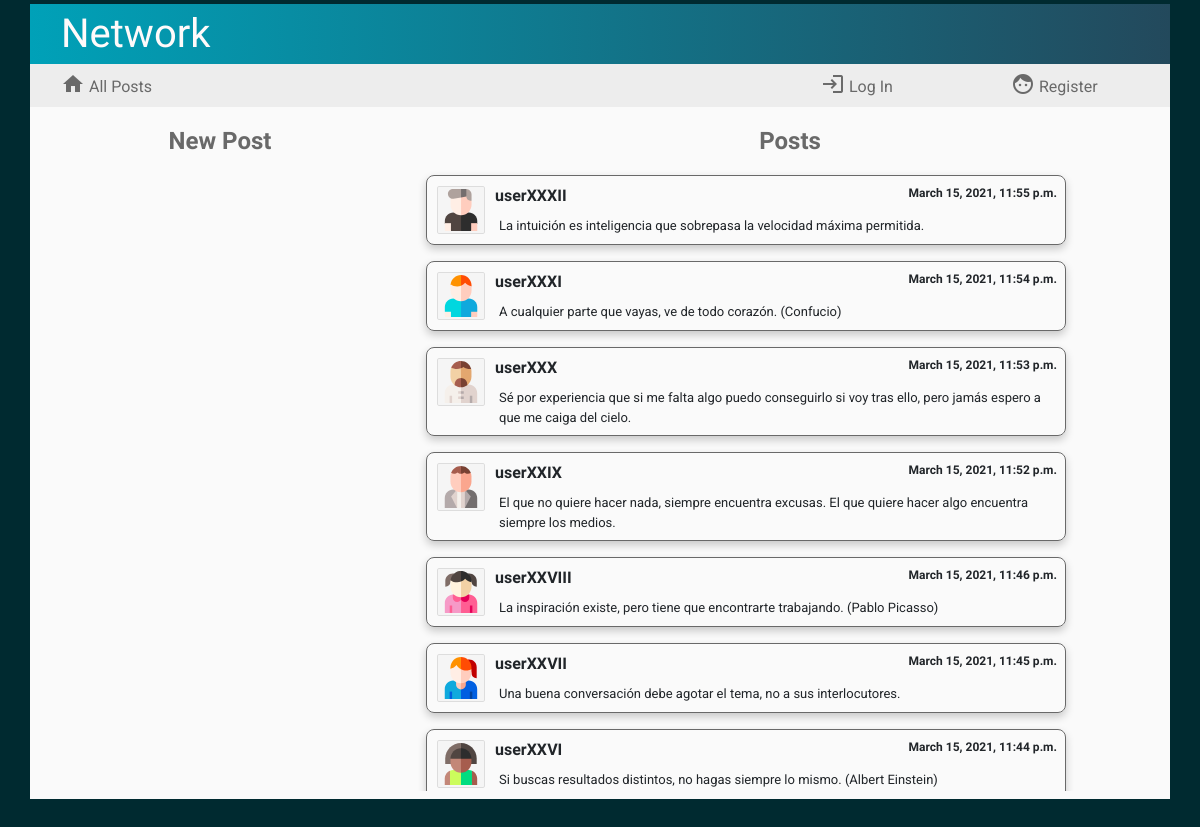
The page / on the database its author committed.
### network/models.py (models this page shows, shortened)
class Posts(models.Model): # publicación
    usuario = models.ForeignKey(User, on_delete=models.CASCADE, blank=False)
    avatar = models.CharField(max_length=12, blank=False)
    contents = models.TextField(max_length=640, blank=False)
    post_date = models.DateTimeField(blank=False, auto_now_add=True)
    cantidad_megusta = models.IntegerField(default=0)
    megusta = models.ManyToManyField(User, blank=True, related_name="likesto")

class User(AbstractUser):
    pass

### network/views.py (the view)
# urls.py: path("", views.index, name="index"),
def index(request):
    lista_posts = Posts.objects.all().order_by('-post_date')
    paginator = Paginator(lista_posts, 10)
    page_number = request.GET.get('page')
    page_obj = paginator.get_page(page_number)
    if request.user.is_authenticated:
        perfil = Profile.objects.get(usuario=request.user)
        return render(request, "network/index.html",{"perfil": perfil,'page_obj': page_obj})
    else:
        return render(request, "network/index.html",{'page_obj': page_obj})

### network/templates/network/index.html (shortened to what this page needs)
{% extends "network/layout.html" %}
{% load static %}
{% block body %}
<div class="container cuerpo">
    <div class="row">
        <div class="col-4">
           <div class="titleNewPost">New Post</div>
        </div>
        <div class="col-8">
            <div class="titleNewPost">Posts</div>
        </div>
    </div>
    <div class="row" id="principal">
        <div class="col-4">
            {% if user.is_authenticated %}
            <div id="formulario">
            <form id="compose-form">
                <textarea id="compose-post"></textarea>
                <input type="submit" class="btn btn-primary botonenviar" value="Send"/>
            </form>
            <div id="successfully">posted successfully
                <span class="material-icons">
                    sentiment_satisfied_alt
                    </span>
            </div>
            </div>
            {% else %}
            <div id="formulario">
            </div>
            {% endif %}
        </div>
        <div class="col-8" id="posts">
            {% for post in page_obj %}
            <div class="post">
                <div class="postdetails"><img src="/static/network/avatars/{{post.avatar}}" class="postavatar"><text class="postname">{{post.usuario}}</text> <text class="postdate">{{post.post_date}}</text></div>
                <div class="postcontents">{{post.contents}}</div>
            </div>
            {% endfor %}
        </div>
    </div>
</div>
{% endblock %}

### network/templates/network/layout.html (shortened to what this page needs)
{% load static %}
<!DOCTYPE html>
<html lang="es">
    <head>
        <link rel="stylesheet" href="https://stackpath.bootstrapcdn.com/bootstrap/4.4.1/css/bootstrap.min.css">
        <link href="{% static 'network/styles.css' %}" rel="stylesheet">
    </head>
    <body>
        <div class="container">
            <div class="row cabecera">
                <div class="col-2">
                    <div id="divtitle">
                        <a href="#" id="title">Network</a>
                    </div>
                </div>
                {% if user.is_authenticated %}
                <div class="col-7">
                </div>
                <div class="col-2">
                    <a class="nav-link" href="#"><text id="username">{{ user.username }}</text></a>
                </div>
                <div class="col-1">
                    <img src="/static/network/avatars/{{perfil.avatar}}" id="avatar">
                </div>
                {% else %}
                <div class="col-8">
                </div>
                {% endif %}
            </div>
            <div class="row menu">
                <div class="col-2">
                    <a class="nav-link" href="{% url 'index' %}"> <i class="material-icons icono" title="all post">home</i> All Posts</a>
                </div>
                {% if user.is_authenticated %}
                <div class="col-2">
                    <a class="nav-link" href="#"> <i class="material-icons icono" title="following">people</i> Following</a>
                </div>
                <div class="col-6">
                </div>
                <div class="col-2">
                    <a class="nav-link" href="{% url 'logout' %}"> <i class="material-icons icono" title="all post">logout</i> Log Out</a>
                </div>
                {% else %}
                <div class="col-6">
                </div>
                <div class="col-2">
                    <a class="nav-link" href="{% url 'login' %}"><i class="material-icons icono" title="login">login</i> Log In</a>
                </div>
                <div class="col-2">
                    <a class="nav-link" href="{% url 'register' %}"><i class="material-icons icono" title="register">face</i> Register</a>
                </div>
                {% endif %}
            </div>
        </div>
        <div class="body">
            {% block body %}
            {% endblock %}
        </div>
    </body>
</html>

### network/static/network/styles.css (style rules this page uses)
body { background-color: #002A30; overflow-y: hidden; padding-top: 4px; }
a { font-family: 'Roboto', sans-serif; color: dimgrey; }
.cabecera { background: linear-gradient(to right,#00a1b8 0%,#23495c 100%); }
.menu { background: #ededed; }
.cuerpo { background: #fafafa; padding-bottom: 8px; }
.icono { vertical-align:text-bottom; }
#title { font-family: 'Fascinate', cursive; font-size: 40px; color: snow; margin-left: 16px; }
.titleNewPost { font-family: 'Jura', sans-serif; font-size: 24px; font-weight:700; color: dimgrey; text-align: center; vertical-align: text-bottom; padding-top: 16px; }
#formulario, #posts { padding-top: 16px; padding-left: 16px; }
#posts { overflow-y:scroll; }
.post { height: auto; min-width: 640px; max-width: 640px; border: 1px solid dimgrey; border-radius: 8px; padding: 8px; margin: 0 auto 16px; font-family: 'Roboto', sans-serif; font-size:small; box-shadow: 0px 4px 8px rgba(0, 0, 0, 0.2); display:inline-block; }
.postavatar { border: 1px solid #ddd; padding: 2px; margin: 2px; border-radius: 4%; max-width: 48px; height: auto; background-color: whitesmoke; float:left; }
.postname { font-family: 'Jura', sans-serif; font-size: 16px; font-weight: bolder; padding-left: 8px; }
.postdate { float:right; }
.postdetails { font-family: 'Jura', sans-serif; font-size: 12px; font-weight:700; }
.postcontents { display: -ms-inline-flexbox; margin-left: 64px; margin-top: 8px; }

### rows shown on the page
Posts: avatar (picture), usuario "userXXXII", post_date "March 15, 2021, 11:55 p.m.", contents "La intuición es inteligencia que sobrepasa la velocidad máxima permitida."
Posts: avatar (picture), usuario "userXXXI", post_date "March 15, 2021, 11:54 p.m.", contents "A cualquier parte que vayas, ve de todo corazón. (Confucio)"
Posts: avatar (picture), usuario "userXXX", post_date "March 15, 2021, 11:53 p.m.", contents "Sé por experiencia que si me falta algo puedo conseguirlo si voy tras ello, pero jamás espero a que me caiga del cielo."
Posts: avatar (picture), usuario "userXXIX", post_date "March 15, 2021, 11:52 p.m.", contents "El que no quiere hacer nada, siempre encuentra excusas. El que quiere hacer algo encuentra siempre los medios."
Posts: avatar (picture), usuario "userXXVIII", post_date "March 15, 2021, 11:46 p.m.", contents "La inspiración existe, pero tiene que encontrarte trabajando. (Pablo Picasso)"
Posts: avatar (picture), usuario "userXXVII", post_date "March 15, 2021, 11:45 p.m.", contents "Una buena conversación debe agotar el tema, no a sus interlocutores."
Posts: avatar (picture), usuario "userXXVI", post_date "March 15, 2021, 11:44 p.m.", contents "Si buscas resultados distintos, no hagas siempre lo mismo. (Albert Einstein)"
